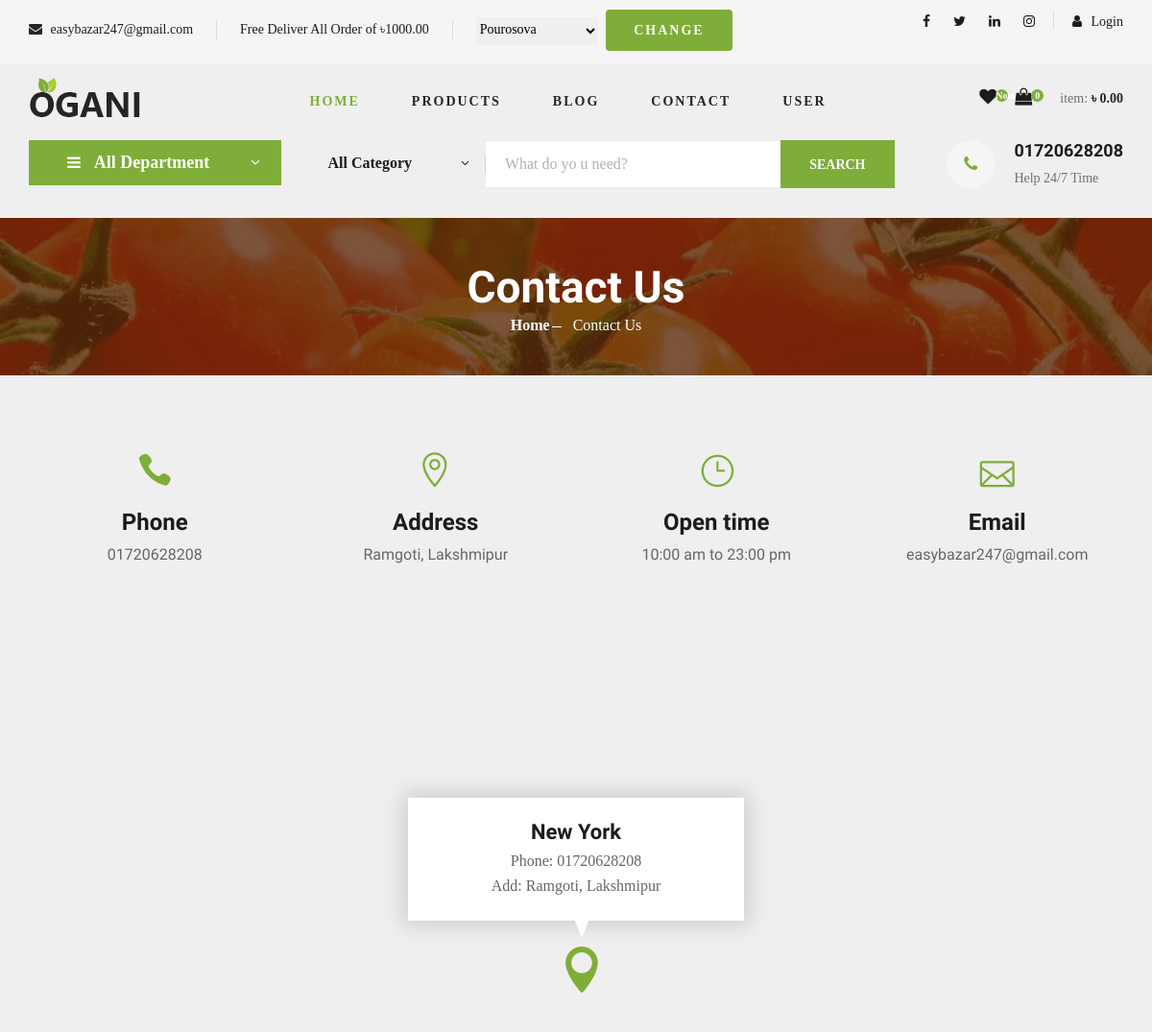
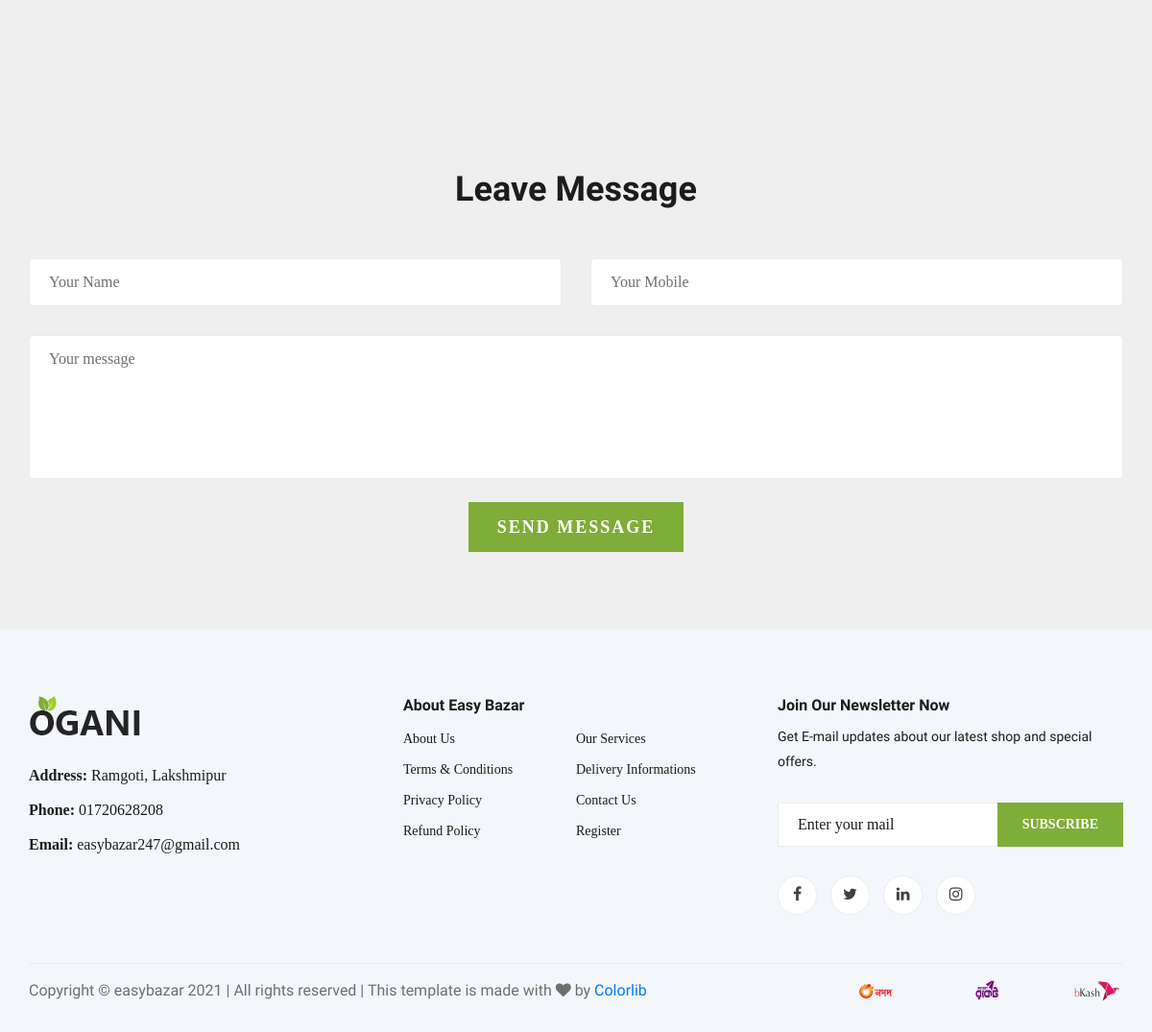
Page /contact/ on the committed database (2 pictures, top to bottom).
### core/models.py (models this page shows, shortened)
class Setting(models.Model):
    website_name = models.CharField(max_length=150)
    address = models.CharField(max_length=254, blank=True)
    mobile1 = models.CharField(max_length=50, blank=True)
    mobile2 = models.CharField(max_length=50, blank=True)
    email =  models.EmailField( max_length=254, blank=True)
    facebook = models.URLField(max_length=200, blank=True)
    twitter = models.URLField(max_length=200, blank=True)
    linkedin = models.URLField(max_length=200, blank=True)
    instagram = models.URLField(max_length=200, blank=True)
    privacy_policy = models.TextField(blank=True)
    terms_condition = models.TextField(blank=True)
    refund_policy = models.TextField(blank=True)
    created_at = models.DateTimeField(auto_now_add=True)
    updated_at = models.DateTimeField(auto_now=True)
    class Meta:
        verbose_name = "Setting"
        verbose_name_plural = "Settings"

### delivery/models.py (models this page shows, shortened)
class DeliveryLocation(models.Model):
    location_name = models.CharField(max_length=100)
    delivery_target_amount = models.DecimalField(max_digits=9, decimal_places=2, default=0.00)
    created_at = models.DateTimeField(auto_now_add=True)
    updated_at = models.DateTimeField(auto_now=True)
    class Meta:
        verbose_name = "Delivery Location"
        verbose_name_plural = "Delivery Locations"
    def __str__(self):
        return self.location_name

### core/views.py (the view, shortened to what this page needs)
# urls.py: path('contact/', ContactUsView.as_view(), name='contact-us'),
class ContactUsView(View):
    def get(self, request):
        form = ContactForm()
        return render(request,'core/contact_us.html', {'form': form})

### delivery/forms.py
class  DeliveryForm(forms.Form):
    delivery = forms.ModelChoiceField(label='', queryset=DeliveryLocation.objects.all(), empty_label=None)

### core/forms.py
class ContactForm(forms.ModelForm):
    class Meta:
        model = ContactUs
        fields = ['name', 'mobile', 'message']
        widgets = {
            'name': forms.TextInput(attrs={'placeholder': 'Your Name', 'class': 'form-control'}),
            'mobile': forms.TextInput(attrs={'placeholder': 'Your Mobile', 'class': 'form-control'}),
            'message': forms.Textarea(attrs={'placeholder': 'Your message', 'rwos': 4, 'class': 'form-control'})
        }

### cart/cart.py (called while the page is built)
    def __len__(self):
        return sum(item['quantity'] for item in self.cart.values())

    def get_total_price(self):
        return sum(Decimal(item['price']) * item['quantity'] for item in self.cart.values())

    @property
    def delivery(self):
        if self.delivery_id:
            try:
                return DeliveryLocation.objects.get(id=self.delivery_id)
            except DeliveryLocation.DoesNotExist:
                pass
        return  DeliveryLocation.objects.get(id=1)

    def delivery_free_shipping(self):
        if self.delivery:
            return self.delivery.delivery_target_amount

### cart/context_processors.py (called while the page is built)
def cart(request):
    return {'cart': Cart(request)}

def wish(request):
    if request.user.is_authenticated:
        wish_item = WishList.objects.filter(user=request.user).count()
    else:
        wish_item = None
    return {'wish': wish_item}

### core/context_processors.py (called while the page is built)
def delivery_location(request):
    initial_location = request.session.get('delivery_id')
    delivery_location_form = DeliveryForm(initial={'delivery': initial_location})
    loacation = DeliveryLocation.objects.get(id=1)
    return {
        'delivery_location': delivery_location_form,
        'location': loacation,
        }

def website_settings(request):
    return{
        'setting': Setting.objects.first()
    }

### product/context_processors.py (called while the page is built)
def category(request):
    return {'all_categories': Category.objects.filter(is_active=True)}

### templates/core/contact_us.html (shortened to what this page needs)
{% extends "base.html" %}
{% load static %}
{% block main_content %}
      <section class="breadcrumb-section set-bg" data-setbg="{% static 'img/breadcrumb.jpg' %}">
        <div class="container">
            <div class="row">
                <div class="col-lg-12 text-center">
                    <div class="breadcrumb__text">
                        <h2>Contact Us</h2>
                        <div class="breadcrumb__option">
                            <a href="./index.html">Home</a>
                            <span>Contact Us</span>
                        </div>
                    </div>
                </div>
            </div>
        </div>
    </section>
    <section class="contact spad">
        <div class="container">
            <div class="row">
                <div class="col-lg-3 col-md-3 col-sm-6 text-center">
                    <div class="contact__widget">
                        <span class="icon_phone"></span>
                        <h4>Phone</h4>
                        <p>{{ setting.mobile1}}</p>
                    </div>
                </div>
                <div class="col-lg-3 col-md-3 col-sm-6 text-center">
                    <div class="contact__widget">
                        <span class="icon_pin_alt"></span>
                        <h4>Address</h4>
                        <p>{{ setting.address }}</p>
                    </div>
                </div>
                <div class="col-lg-3 col-md-3 col-sm-6 text-center">
                    <div class="contact__widget">
                        <span class="icon_clock_alt"></span>
                        <h4>Open time</h4>
                        <p>10:00 am to 23:00 pm</p>
                    </div>
                </div>
                <div class="col-lg-3 col-md-3 col-sm-6 text-center">
                    <div class="contact__widget">
                        <span class="icon_mail_alt"></span>
                        <h4>Email</h4>
                        <p>{{ setting.email }}</p>
                    </div>
                </div>
            </div>
        </div>
    </section>
    <div class="map">
        <div class="map-inside">
            <i class="icon_pin"></i>
            <div class="inside-widget">
                <h4>New York</h4>
                <ul>
                    <li>Phone: {{ setting.mobile1 }}</li>
                    <li>Add: {{ setting.address }}</li>
                </ul>
            </div>
        </div>
    </div>
    <div class="contact-form spad">
        <div class="container">
            <div class="row">
                <div class="col-lg-12">
                    <div class="contact__form__title">
                        <h2>Leave Message</h2>
                    </div>
                </div>
            </div>
            <form action="." method="POST">
                <div class="row">
                    <div class="col-lg-6 col-md-6">
                        {{ form.name }}
                    </div>
                    <div class="col-lg-6 col-md-6">
                        {{ form.mobile }}
                    </div>
                    <div class="col-lg-12 text-center">
                        {{ form.message }}
                        <button type="submit" class="site-btn">SEND MESSAGE</button>
                    </div>
                </div>
            </form>
        </div>
    </div>
{% endblock main_content %}

### templates/header.html (shortened to what this page needs)
{% load static %}
<header class="header">
    <div class="header__top">
        <div class="container">
            <div class="row">
                <div class="col-lg-9 col-md-9">
                        <form action="{% url 'delivery:delivery-apply' %}" method="POST">
                            <div class="header__top__left">
                                <ul>
                                    <li><i class="fa fa-envelope"></i> {{ setting.email }}</li>
                                    <li>Free Deliver All Order of ৳{{ cart.delivery_free_shipping }}</li>
                                    <li>
                                        {{ delivery_location }}
                                        <button type="submit" class="btn bnt-sm primary-btn">Change</button>
                                    </li>
                                </ul>
                            </div>
                        </form>
                </div>
                <div class="col-lg-3 col-md-3">
                    <div class="header__top__right">
                        <div class="header__top__right__social">
                            <a href="{{ setting.facebook }}"><i class="fa fa-facebook"></i></a>
                            <a href="{{ setting.twitter }}"><i class="fa fa-twitter"></i></a>
                            <a href="{{ setting.linkedin }}"><i class="fa fa-linkedin"></i></a>
                            <a href="{{ setting.instagram }}"><i class="fa fa-instagram"></i></a>
                        </div>
                        <div class="header__top__right__auth">
                            {% if request.user.is_authenticated %}
                            <a href="{% url 'accounts:logout' %}"><i class="fa fa-user"></i> Logout</a>
                            {% else %}
                            <a href="{% url 'accounts:login' %}"><i class="fa fa-user"></i> Login</a>
                            {% endif %}
                        </div>
                    </div>
                </div>
            </div>
        </div>
    </div>
    <div class="container">
        <div class="row">
            <div class="col-lg-3">
                <div class="header__logo">
                    <a href="{% url 'core:home' %}"><img src="{% static 'img/logo.png' %}" alt=""></a>
                </div>
            </div>
            <div class="col-lg-6">
                <nav class="header__menu">
                    <ul>
                        <li class="active"><a href="{% url 'core:home' %}">Home</a></li>
                        <li><a href="{% url 'product:products' %}">Products</a></li>
                        <li><a href="{% url 'blog:blog-list' %}">Blog</a></li>
                        <li><a href="{% url 'core:contact-us' %}">Contact</a></li>
                        <li><a href="#">User</a>
                        </li>
                    </ul>
                </nav>
            </div>
            <div class="col-lg-3">
                <div class="header__cart">
                    <ul>
                        <li><a href="{% url 'wish:wishes' %}"><i class="fa fa-heart"></i> <span> {{ wish }}</span></a></li>
                        {% with cart|length as total_item %}
                        <li><a href="{% url 'cart:cart-detail' %}"><i class="fa fa-shopping-bag"></i> <span>{{ total_item }}</span></a></li>
                    </ul>
                    <div class="header__cart__price">item: <span>৳ {{ cart.get_total_price|floatformat:2 }}</span></div>
                    {% endwith %}
                </div>
            </div>
        </div>
    </div>
</header>

### templates/hero.html (shortened to what this page needs)
{% load static %}
<section class="hero hero-normal">
    <div class="container">
        <div class="row">
            <div class="col-lg-3">
                <div class="hero__categories">
                    <div class="hero__categories__all">
                        <i class="fa fa-bars"></i>
                        <span>All Department</span>
                    </div>
                        {% load mptt_tags %}
                </div>
            </div>
            <div class="col-lg-9">
                <div class="hero__search">
                    <div class="hero__search__form">
                        <form action="{% url 'product:search-products' %}" method="GET">
                            <div class="hero__search__categories">
                                All Category
                                <span class="arrow_carrot-down"></span>
                            </div>
                            <input type="text" placeholder="What do yo u need?" name="search-product">
                            <button type="submit" class="site-btn">Search</button>
                        </form>
                    </div>
                    <div class="hero__search__phone">
                        <div class="hero__search__phone__icon">
                            <i class="fa fa-phone"></i>
                        </div>
                        <div class="hero__search__phone__text">
                            <h5>{{ setting.mobile1 }}</h5>
                            <span>Help 24/7 Time</span>
                        </div>
                    </div>
                </div>
            </div>
        </div>
    </div>
</section>

### templates/footer.html
{% load static %}
<footer class="footer spad">
    <div class="container">
        <div class="row">
            <div class="col-lg-4 col-md-6 col-sm-6">
                <div class="footer__about">
                    <div class="footer__about__logo">
                        <a href="{% url 'core:home' %}"><img src="{% static 'img/logo.png' %}" alt=""></a>
                    </div>
                    <ul>
                        <li><strong>Address:</strong> {{ setting.address }}</li>
                        <li><strong>Phone:</strong> {{ setting.mobile1 }}</li>
                        <li><strong>Email:</strong> {{ setting.email }}</li>
                    </ul>
                </div>
            </div>
            <div class="col-lg-4 col-md-6 col-sm-6">
                <div class="footer__widget">
                    <h6>About Easy Bazar</h6>
                    <ul>
                        <li><a href="{% url 'core:about-us' %}">About Us</a></li>
                        <li><a href="{% url 'core:terms-conditions' %}">Terms & Conditions</a></li>
                        <li><a href="{% url 'core:privacy-policy' %}">Privacy Policy</a></li>
                        <li><a href="{% url 'core:refund-policy' %}">Refund Policy</a></li>
                    </ul>
                    <ul>
                        <li><a href="#">Our Services</a></li>
                        <li><a href="#">Delivery Informations</a></li>
                        <li><a href="#">Contact Us</a></li>
                        <li><a href="{% url 'accounts:signup' %}">Register</a></li>
                    </ul>
                </div>
            </div>
            <div class="col-lg-4 col-md-12">
                <div class="footer__widget">
                    <h6>Join Our Newsletter Now</h6>
                    <p>Get E-mail updates about our latest shop and special offers.</p>
                    <form action="#">
                        <input type="text" placeholder="Enter your mail">
                        <button type="submit" class="site-btn">Subscribe</button>
                    </form>
                    <div class="footer__widget__social">
                        <a href="{{ setting.facebook }}"><i class="fa fa-facebook"></i></a>
                        <a href="{{ setting.twitter }}"><i class="fa fa-twitter"></i></a>
                        <a href="{{ setting.linkedin }}"><i class="fa fa-linkedin"></i></a>
                        <a href="{{ setting.instagram }}"><i class="fa fa-instagram"></i></a>
                    </div>
                </div>
            </div>
        </div>
        <div class="row">
            <div class="col-lg-12">
                <div class="footer__copyright">
                    <div class="footer__copyright__text"><p>
Copyright &copy; easybazar <script>document.write(new Date().getFullYear());</script> | All rights reserved | This template is made with <i class="fa fa-heart" aria-hidden="true"></i> by <a href="https://colorlib.com" target="_blank">Colorlib</a>
</p></div>
                    <div class="footer__copyright__payment"><img src="{% static 'img/payment.png' %}" alt=""></div>
                </div>
            </div>
        </div>
    </div>
</footer>

### static/css/custom.css (style rules this page uses)
#id_delivery { border: none; padding: 4px 0 8px 0; margin-right: 5px; }
html { width: 100%; height: 100%; }
body { background: #efefef; color: #333; font-family: "Raleway"; height: 100%; }
article, aside, figcaption, figure, footer, header, hgroup, main, nav, section { display: block; }

### rows in the picture
Setting: email "easybazar247@gmail.com", mobile1 "01720628208", address "Ramgoti, Lakshmipur"
DeliveryLocation: delivery_free_shipping "1000.00"

### other values in the picture
{{ wish }} "None"
{{ total_item }} "0"
{{ cart.get_total_price|floatformat:2 }} "0.00"
